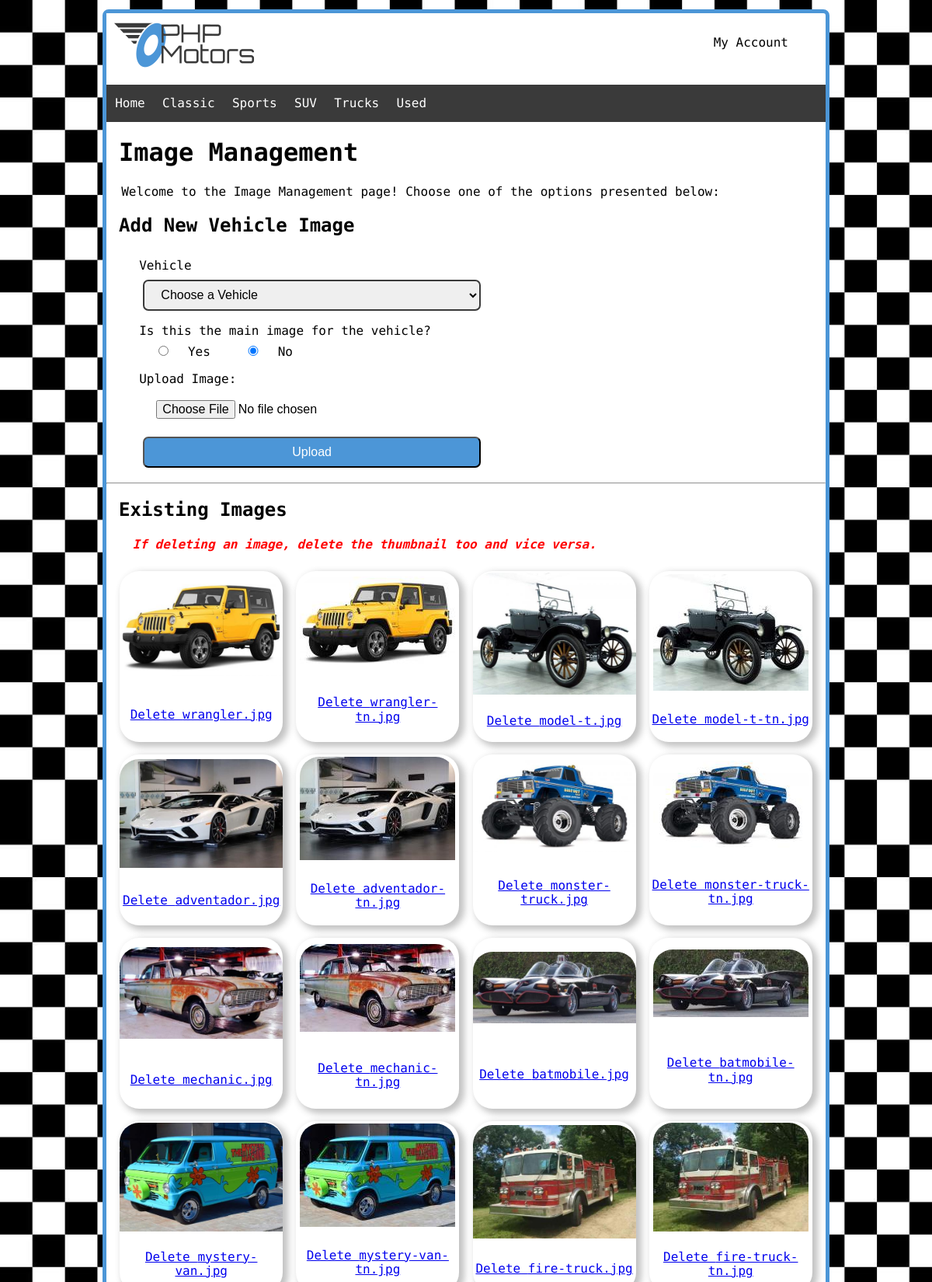
Page /uploads/index.php (upper part) on the committed database.
### tables this page shows
CREATE TABLE `carclassification` (
  `classificationId` int(11) NOT NULL,
  `classificationName` varchar(30) NOT NULL
);

CREATE TABLE `images` (
  `imgId` int(10) UNSIGNED NOT NULL,
  `invId` int(10) UNSIGNED NOT NULL,
  `imgName` varchar(100) NOT NULL,
  `imgPath` varchar(150) NOT NULL,
  `imgDate` timestamp NOT NULL DEFAULT current_timestamp(),
  `imgPrimary` tinyint(1) NOT NULL DEFAULT 0
);

### model/main-model.php (called while the page is built, shortened)
<?php
function getClassifications()
{
    $db = phpmotorsConnect();
    $sql = 'SELECT classificationName, classificationId FROM carclassification ORDER BY classificationName ASC';
    $stmt = $db->prepare($sql);
    $stmt->execute();
    $classifications = $stmt->fetchAll(PDO::FETCH_ASSOC);
    return $classifications;
}

### model/uploads-model.php (called while the page is built, shortened)
<?php
function getImages() {
    $db = phpmotorsConnect();
    $sql = 'SELECT imgId, imgPath, imgName, imgDate, inventory.invId, invMake, invModel
            FROM images JOIN inventory
            ON images.invId = inventory.invId';
    $stmt = $db->prepare($sql);
    $stmt->execute();
    $imageArray = $stmt->fetchAll(PDO::FETCH_ASSOC);
    return $imageArray;
}

### model/vehicles-model.php (called while the page is built, shortened)
<?php
function getVehicles(){
	$db = phpmotorsConnect();
	$sql = 'SELECT invId, invMake, invModel FROM inventory';
	$stmt = $db->prepare($sql);
	$stmt->execute();
	$invInfo = $stmt->fetchAll(PDO::FETCH_ASSOC);
	return $invInfo;
}

### library/functions.php (the view, shortened to what this page needs)
<?php
function buildNavigation($classifications){
    $navList = '<ul>';
    $navList .= "<li><a href='/phpmotors/' title='View the PHP Motors home page'>Home</a></li>";
    foreach ($classifications as $classification) {
        $navList .= "<li><a href='/phpmotors/vehicles?action=classification&classificationName=".urlencode($classification['classificationName']) . "' title='View our $classification[classificationName] lineup of vehicles'>$classification[classificationName]</a></li>";
    }
    $navList .= '</ul>';
    return $navList;
}
function buildImageDisplay($imageArray) {
    $id = '<ul id="image-display">';
    foreach ($imageArray as $image) {
     $id .= '<li>';
     $id .= '<div>';
     $id .= "<img src='$image[imgPath]' title='$image[invMake] $image[invModel] image on PHP Motors.com' alt='$image[invMake] $image[invModel] image on PHP Motors.com'>";
     $id .= '</div>';
     $id .= '<div>';
     $id .= "<p><a href='/phpmotors/uploads?action=delete&imgId=$image[imgId]&filename=$image[imgName]' title='Delete the image'>Delete $image[imgName]</a></p>";
     $id .= '</div>';
     $id .= '</li>';
   }
    $id .= '</ul>';
    return $id;
}
function buildVehiclesSelect($vehicles) {
    $prodList = '<select name="invId" id="invId">';
    $prodList .= "<option>Choose a Vehicle</option>";
    foreach ($vehicles as $vehicle) {
     $prodList .= "<option value='$vehicle[invId]'>$vehicle[invMake] $vehicle[invModel]</option>";
    }
    $prodList .= '</select>';
    return $prodList;
}

### uploads/index.php (shortened to what this page needs)
<?php
require_once $_SERVER['DOCUMENT_ROOT'] . '/phpmotors/model/main-model.php';
require_once $_SERVER['DOCUMENT_ROOT'] . '/phpmotors/model/vehicles-model.php';
require_once $_SERVER['DOCUMENT_ROOT'] . '/phpmotors/model/uploads-model.php';
require_once $_SERVER['DOCUMENT_ROOT'] . '/phpmotors/library/functions.php';
$classifications = getClassifications();
$navList = buildNavigation($classifications);
$action = filter_input(INPUT_POST, 'action', FILTER_SANITIZE_STRING);
if ($action == NULL) {
    $action = filter_input(INPUT_GET, 'action', FILTER_SANITIZE_STRING);
}
switch ($action) {
    default:
        $imageArray = getImages();
        if (count($imageArray)) {
            $imageDisplay = buildImageDisplay($imageArray);
        } else {
            $imageDisplay = '<p class="form-msg">Sorry, no images could be found.</p>';
        }
        $vehicles = getVehicles();
        $prodSelect = buildVehiclesSelect($vehicles);
        include $_SERVER['DOCUMENT_ROOT'] . '/phpmotors/view/image-admin.php';
        exit;
        break;
}

### view/image-admin.php (shortened to what this page needs)
?><!DOCTYPE html>
<html lang="en-us">
    <head>
        <link href="/phpmotors/css/normalize.css" rel="stylesheet">
        <link href="/phpmotors/css/main.css" type="text/css" rel="stylesheet" media="screen">
    </head>
    <body>
        <div id="content">
            <header>
                <?php require $_SERVER['DOCUMENT_ROOT'].'/phpmotors/common/header.php'; ?>
            </header>
            <nav>
                <?php require $_SERVER['DOCUMENT_ROOT'].'/phpmotors/common/nav.php'; ?>
            </nav>
            <main>
                <h1>Image Management</h1>
                <p>Welcome to the Image Management page! Choose one of the options presented below:</p>
                <h2>Add New Vehicle Image</h2>
                <form action="/phpmotors/uploads/" method="post" enctype="multipart/form-data">
                    <label for="invId">Vehicle</label>
                        <?php echo $prodSelect; ?>
                        <fieldset>
                            <label>Is this the main image for the vehicle?</label>
                            <input type="radio" name="imgPrimary" id="priYes" class="pImage" value="1">
                            <label for="priYes" class="pImage">Yes</label>
                            <input type="radio" name="imgPrimary" id="priNo" class="pImage" checked value="0">
                            <label for="priNo" class="pImage">No</label>
                        </fieldset>
                    <label>Upload Image:</label>
                    <input type="file" name="file1">
                    <input type="submit" value="Upload" class="submitBt">
                </form>
                <hr>
                <h2>Existing Images</h2>
                <p class="form-msg">If deleting an image, delete the thumbnail too and vice versa.</p>
                <?php
                if (isset($imageDisplay)) {
                echo $imageDisplay;
                } ?>
            </main>
        </div>
    </body>
</html>

### common/header.php (shortened to what this page needs)
<a href="/phpmotors/" title="View the PHP Motors home page"><img src="/phpmotors/images/site/logo.png" alt="PHP Motors logo"></a>
<?php
if(isset($_SESSION['loggedin']) && $_SESSION['loggedin'] = TRUE){
    echo '<a href="/phpmotors/accounts/index.php?action=logout" title="Logout">Logout</a>';
} else {
    echo '<a href="/phpmotors/accounts/index.php?action=login" title="Login to account">My Account</a>';
}
?>

### common/nav.php
<?php
if (!empty($navList)) {
    echo $navList;
}
?>

### css/main.css (style rules this page uses)
* { -webkit-box-sizing: border-box; -moz-box-sizing: border-box; box-sizing: border-box; }
body { font-family: 'Oxygen Mono', monospace; }
header { display: flex; justify-content: space-between; align-items: center; }
header a { text-decoration: none; padding-right: 1.5rem; color: #000000; }
nav { margin: 1em 0; background-color: #3a3a3a; }
nav ul { list-style-type: none; margin: 0; padding: 0; display: flex; flex-flow: column wrap; justify-content: flex-start; }
nav ul li a { display: block; color: #ffffff; text-align: center; justify-content: left; padding: 0.9rem 0.7rem; text-decoration: none; }
main h1, h2, p.msg { color: #000000; padding-left: 0.7rem; }
main > p { font-size: 1em; padding: 0 0.7rem; line-height: 21px; }
main ul li { font-size: 1rem; margin-top: 0.5rem; }
main form { margin: 0% 2% 2%; padding: 0% 1%; color: #000000; }
main form label { display: block; margin: 0.7%; padding-left:0.9rem; padding-top: 0.5rem; font-size: 1.1rem; }
main form input, input.submitBt, select, textarea { font-size: 1rem; padding: 2% 2%; margin-left: 1.2em; width: 90%; border-radius: 7px; }
main form select option { font-size: 1rem; }
main form select, textarea { border-color: #3a3a3a; border-width: 2px; }
main form input.submitBt { -webkit-appearance:none; color: #ffffff; margin-top: 0.9em; background-color: #4c96d7; }
main p.form, p.form-msg { padding: 0% 6%; }
main p.form-msg, p.msg { color: #ff0000; font-weight: bold; font-style: italic; }
main form fieldset { margin: 0; border: 0; padding: 0; }
main form fieldset .pImage { display: unset; margin-left: 1.5rem; padding: 0; width: 5%; }
main form fieldset label.pImage { margin-left: 0; }
#inv-display, #image-display { margin: 0.5rem; padding: 0; display: flex; flex-direction: column; }
#inv-display li, #image-display li { margin: 0.5em; list-style-type: none; flex: 1 1 auto; text-align: center; border-radius: 25px; box-shadow: 5px 4px 8px 2px #bebebeef; }
#image-display li img { max-width: 80%; }
@media only screen and (min-width: 37.6em) { body { background-image: url("/phpmotors/images/site/small_check.jpg"); background-size: 115%; } }
@media only screen and (min-width: 37.6em) { body #content { border: 5px solid #4c96d7; border-radius: 8px; margin: 1% 11%; background-color: #ffffff; } }
@media only screen and (min-width: 37.6em) { header a { padding-right: 3rem; } }
@media only screen and (min-width: 37.6em) { nav ul { flex-direction: row; } }
@media only screen and (min-width: 37.6em) { main h1, h2, p.msg { padding-left: 1rem; } }
@media only screen and (min-width: 37.6em) { main > p { padding: 0 1.2rem; } }
@media only screen and (min-width: 37.6em) { main form label { font-size: 1rem; margin: 1% 0%; } }
@media only screen and (min-width: 37.6em) { main form input, input.submitBt, select, textarea { width: 50%; padding: 1% 2%; } }
@media only screen and (min-width: 37.6em) { main p.form, p.form-msg { padding: 0 2.1rem; } }
@media only screen and (min-width: 37.6em) { #inv-display, #image-display { flex-flow: row wrap; justify-content: space-evenly; } }
@media only screen and (min-width: 37.6em) { #inv-display li, #image-display li { max-width: 210px; flex: 1 0 auto; height: 250px; display: flex; flex-direction: column; justify-content: space-around; } }
@media only screen and (min-width: 37.6em) { #image-display li { height: 220px; } }
@media only screen and (min-width: 37.6em) { #inv-display li img, #image-display li img { border-radius: 25px 25px 0 0; } }
@media only screen and (min-width: 37.6em) { #image-display li img { max-width: 100%; } }
@media only screen and (min-width: 37.6em) { #inv-display div, #image-display div { width: 100%; } }

### rows in the picture
carclassification: classificationName "Classic"
carclassification: classificationName "Sports"
carclassification: classificationName "SUV"
carclassification: classificationName "Trucks"
carclassification: classificationName "Used"
images: imgPath (picture), imgName "wrangler.jpg"
images: imgPath (picture), imgName "wrangler-tn.jpg"
images: imgPath (picture), imgName "model-t.jpg"
images: imgPath (picture), imgName "model-t-tn.jpg"
images: imgPath (picture), imgName "adventador.jpg"
images: imgPath (picture), imgName "adventador-tn.jpg"
images: imgPath (picture), imgName "monster-truck.jpg"
images: imgPath (picture), imgName "monster-truck-tn.jpg"
images: imgPath (picture), imgName "mechanic.jpg"
images: imgPath (picture), imgName "mechanic-tn.jpg"
images: imgPath (picture), imgName "batmobile.jpg"
images: imgPath (picture), imgName "batmobile-tn.jpg"
images: imgPath (picture), imgName "mystery-van.jpg"
images: imgPath (picture), imgName "mystery-van-tn.jpg"
images: imgPath (picture), imgName "fire-truck.jpg"
images: imgPath (picture), imgName "fire-truck-tn.jpg"
